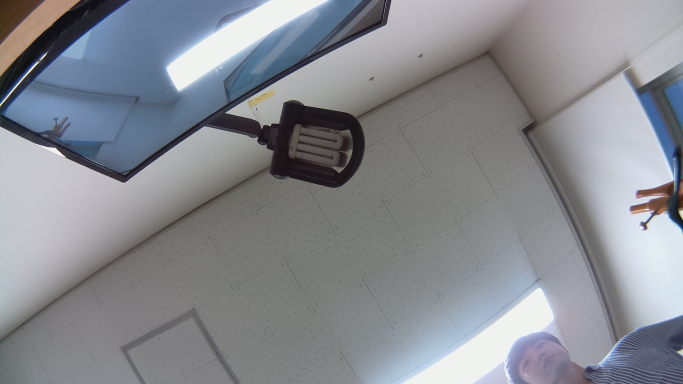
#> input picture code/happyplay/Past Code/left1.jpg, 1366 x 768 px, given in place of the camera (shown at 1/2 size)
$ python AutoCamshift_0604.py   (older library calls are emulated)
#> lines starting #> are read from the running program, lines starting #| are printed output that depends on the picture; after the words box and inside, x2 and y2 are one past the last pixel; in counts of white or black regions, pixels touching at a corner belong together
import cv2
import numpy as np


col, width, row, height =-1, -1, -1, -1
frame=None
frame2=None
inputmode=False
rectangle=False
trackWindow=None
roi_hist=None
cx=0; cy=0


green=(0,255,0)

kernel = cv2.getStructuringElement(cv2.MORPH_ELLIPSE,(3,3))
fgbg = cv2.createBackgroundSubtractorMOG2()


def SelectObject():
    global cx,cy, frame, col, width, row, height
    global rectangle, roi_hist, trackWindow
    global cxTest, cyTest
    try:
        cap=cv2.VideoCapture(0)
        cap.set(3,1280)
        cap.set(4,720)
    except:
        print('카메라 구동실패.')
        return

    ret, frame=cap.read()
#> frame is the input picture: shape (768, 1366, 3); mean B, G, R 144, 138.1, 135.3
    #print(frame)

    for i in range(0,1):

        #frame를 변환하여 fgmask에 저장
        fgmask = fgbg.apply(frame)
        fgmask = cv2.morphologyEx(fgmask, cv2.MORPH_OPEN, kernel)
        fgmask = cv2.GaussianBlur(fgmask, (101, 101), 0)
        #fgmask = cv2.blur(fgmask,(51,51),0)

        #fgmask 스케일을 threash를 통해 흑백으로 바꿈
        _,binary = cv2.threshold(fgmask,1,255,0)


        #contours 설정부분
        _,contours,_ = cv2.findContours(binary,1,2)
        if len(contours) > 0:
            pre_area=0
            for i in range(len(contours)):

                cnt = contours[i]
                perimeter = cv2.arcLength(cnt,True)
                M = cv2.moments(cnt)
                area=M['m00']
                if area != 0 and area>pre_area:
                    cx,cy = int(M['m10']/area),int(M['m01']/area)
                    pre_area=area


        col=cx-5; row=cy-5; x=cx+5; y=cy+5


        #cv2.rectangle(frame, (col, row), (x,y), green, -1)
        cv2.rectangle(frame, (339, 330), (360,351), green, -1)
        height,width=abs(row-y),abs(col-x)
        trackWindow=col,row,width,height
        roi=frame[row:row+height,col:col+width]
        roi=cv2.cvtColor(roi, cv2.COLOR_BGR2HSV)
        roi_hist=cv2.calcHist([roi],[0],None,[180],[0,180])
        cv2.normalize(roi_hist,roi_hist,0,255,cv2.NORM_MINMAX)
        cxTest=cx;cyTest=cy
#> this loop made 1 pass
#> contours on pass 1: [[[0, 0], [0, 767], [1365, 767], [1365, 0]]]
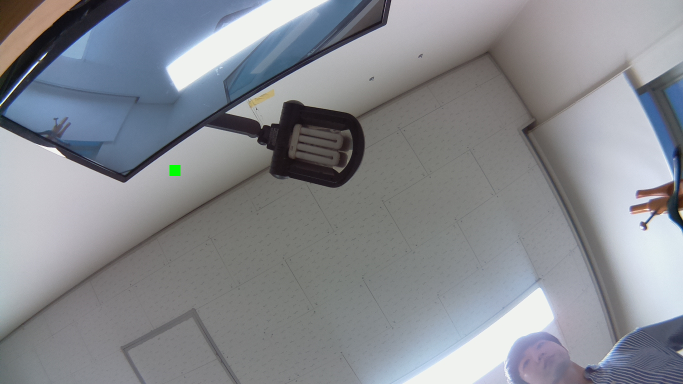
#> frame: shape (768, 1366, 3) (shown at 1/2 size); 0.05% of pixels changed, all inside (x1, y1, x2, y2) = (339, 330, 361, 352)
#> after the loop, cx = 682; cy = 383
        #print(cxTest, cyTest)


def CmashiftTracking():
    global frame, trackWindow, roi_hist
    global cxTest, cyTest

    SelectObject()

    try:
        cap=cv2.VideoCapture(0)
        cap.set(3,1280)
        cap.set(4,720)

    except:
        print('카메라가 인식이 안된대..')
        return


    termination=(cv2.TERM_CRITERIA_EPS|cv2.TERM_CRITERIA_COUNT,10,1)
#> termination = (3, 10, 1)

    while True:
        ret, frame=cap.read()
        #print('sss')


        if not ret:
            break


        #print(trackWindow)


        if trackWindow is not None:


            hsv=cv2.cvtColor(frame, cv2.COLOR_BGR2HSV)
#> hsv: shape (768, 1366, 3); mean H, S, V 86.2, 26.4, 146.6
            #cv2.imshow('hsv',hsv)
            #cv2.circle(frame,(cxTest,cyTest),5,green,-1)
            dst=cv2.calcBackProject([hsv],[0],roi_hist,[0,180],1)
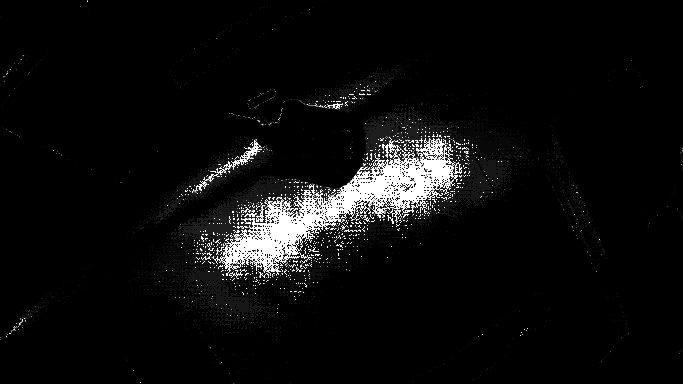
#> dst: shape (768, 1366) (shown at 1/2 size); min 0, max 255, mean 13.1
            ret, trackWindow=cv2.CamShift(dst, trackWindow, termination)
#> ret = ((685, 385), (27.01, 36.58), 54.98); trackWindow = (669, 373, 32, 24)

            #pts는 왼쪽위에 점부터 시계방향으로 np
            pts=cv2.boxPoints(ret)
#> pts = [[662.3, 384.4], [692.2, 363.4], [707.7, 385.6], [677.8, 406.6]]
            pts=np.int0(pts)
#> pts = [[662, 384], [692, 363], [707, 385], [677, 406]]
            cv2.polylines(frame, [pts], True, (0,255,0),2)
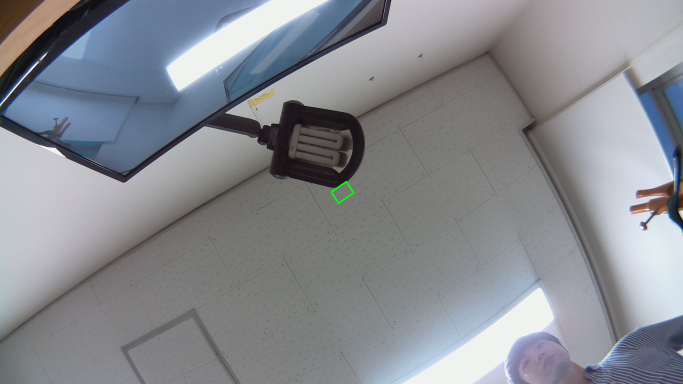
#> frame: shape (768, 1366, 3) (shown at 1/2 size); 0.04% of pixels changed, all inside (x1, y1, x2, y2) = (661, 362, 709, 408)
            p1=np.array([300, 300])
            cv2.rectangle(frame, (pts[0,0],pts[0,1]),( pts[2,0],pts[2,1]), (0,0,255), -1)
#> frame: shape (768, 1366, 3); 0.01% of pixels changed, all inside (x1, y1, x2, y2) = (662, 384, 708, 386)
            #print('Just',pts[0,0])

            #print(pts)

            #cv2.circle(frame, (pts[0]),5, (0,0,255), 2)


            cv2.imshow('frame',frame)

        k=cv2.waitKey(60)&0xFF
#> (key Esc is pressed here)
        if k==27:
            cap.release()
            cv2.destroyAllWindows()
            break


CmashiftTracking()
quit()
#> (the program exits here)
